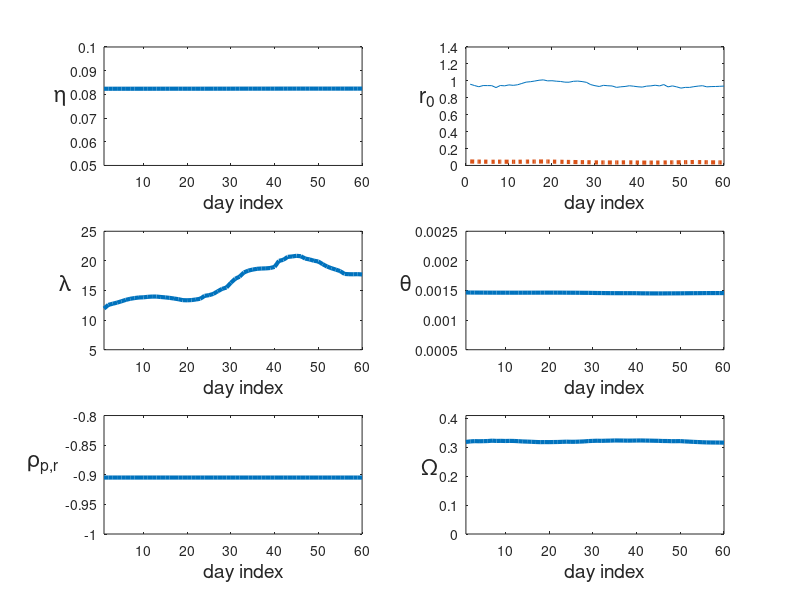
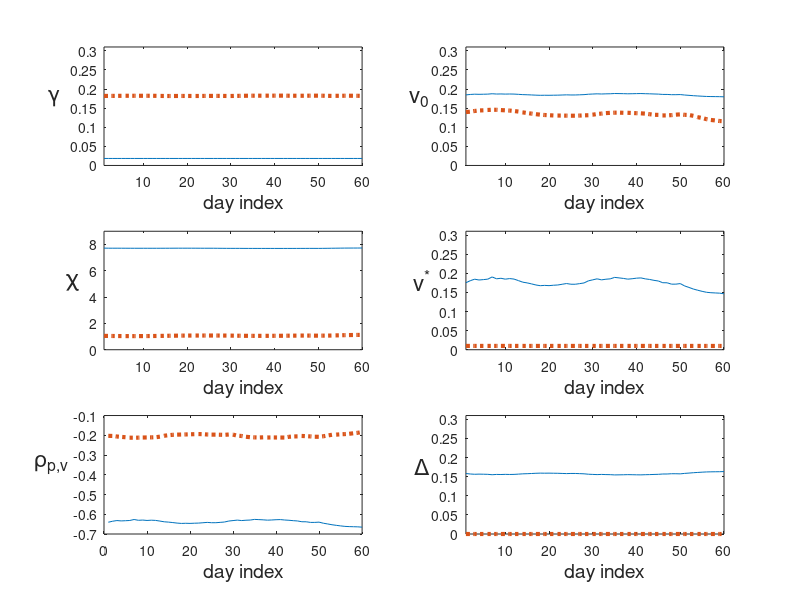
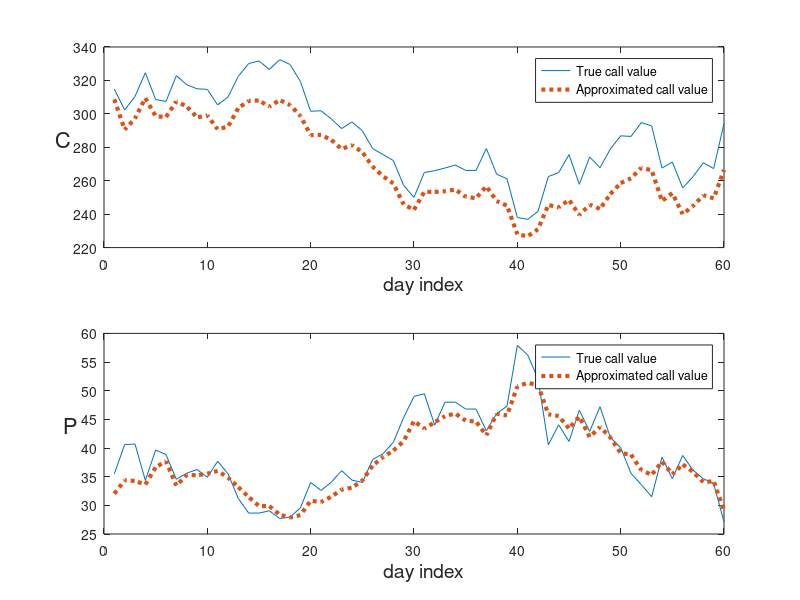

MATLAB code for these plots, in order:
clear all

%load smile_fft.txt
%par=smile_fft;

load param_rec_call_put_v1.txt
par=param_rec_call_put_v1;


load param_recH0_call_put.txt
parH=param_recH0_call_put;


load price_in_sample_call_put_v1.txt
pr=price_in_sample_call_put_v1;

%nsize=max(size(fcallL(:,2)));


%% numero di osservazioni
nobs=36;

%% caso sei giorni
nobs=60;
%% numero strike
 nstr=5;
nv=12;
   
         maxdist=264-22
      
%% riordino dati per  scadenza e tipo
icont=0;
for io=1:nobs
 
      timetomat(io)=(maxdist-io+1);
      timetomat(io)=io;
      %/252.0;
      %/263.d0;
    %  timetomat(io)=(maxdist-io+1)/252.d0;
      delta(io)=par(icont+1,2)
      epsv(io)=par(icont+2,2);
      v0(io)=par(icont+3,2);
      thetav(io)=par(icont+4,2);
      chiv(io)=par(icont+5,2);
      rhov(io)=par(icont+6,2);
      epsr(io)=par(icont+7,2);
      r0(io)=par(icont+8,2);
      thetar(io)=par(icont+9,2);
      chir(io)=par(icont+10,2);
      rhor(io)=par(icont+11,2);
     omega(io)=par(icont+12,2)
      
       deltaH(io)=parH(icont+1,2)
      epsvH(io)=parH(icont+2,2);
      v0H(io)=parH(icont+3,2);
      thetavH(io)=parH(icont+4,2);
      chivH(io)=parH(icont+5,2);
      rhovH(io)=parH(icont+6,2);
      epsrH(io)=parH(icont+7,2);
      r0H(io)=parH(icont+8,2);
      thetarH(io)=parH(icont+9,2);
      chirH(io)=parH(icont+10,2);
      rhorH(io)=parH(icont+11,2);
     omegaH(io)=parH(icont+12,2)
    
     
      icont=icont+nv;
end 

icont=0;
for io=1:nobs
    for j=1:6
        for i=1:5
        icont=icont+1
        prS0(i,io)=pr(icont,2);
        callT(i,io)=pr(icont,4);
         callA(i,io)=pr(icont,3);
          putT(i,io)=pr(icont,6);
         putA(i,io)=pr(icont,5);
     end
       %% nelle lettura resta memorizzato l'ultimo della finestra 
        
    end
end

figure(1)

h11=subplot(3,2,1)
plot(timetomat,epsr,'-','LineWidth',3)
ylabel('\eta ','Rotation',0,'FontSize',16)
%xlabel('    time to maturity (days)','FontSize',14)
xlabel('    day index','FontSize',14)
axis([min(min(timetomat)) max(max(timetomat)) 0.05 0.1]) 


h22=subplot(3,2,2)
plot(timetomat,r0,'-',timetomat,r0H,':','LineWidth',3)
ylabel('r_0  ','Rotation',0,'FontSize',16)
%xlabel('    time to maturity  (days)','FontSize',14)
xlabel('    day index','FontSize',14)
%axis([min(min(timetomat))  max(max(timetomat)) 0.8 1.21])


h33=subplot(3,2,3)
plot(timetomat,chir,'-','LineWidth',3)
ylabel('\lambda   ','Rotation',0,'FontSize',16)
%xlabel('    time to maturity  (days)','FontSize',14)
xlabel('    day index','FontSize',14)
axis([min(min(timetomat))  max(max(timetomat)) 5.0 25])

h44=subplot(3,2,4)
plot(timetomat,thetar,'-','LineWidth',3)
ylabel('\theta ','Rotation',0,'FontSize',16)
%xlabel('    time to maturity  (days)','FontSize',14)
xlabel('    day index','FontSize',14)
axis([min(min(timetomat))  max(max(timetomat)) 0.0005 0.0025])

h5=subplot(3,2,5)
plot(timetomat,rhor,'-','LineWidth',3)
ylabel('\rho_{p,r}     ','Rotation',0,'FontSize',16)
%xlabel('    time to maturity  (days)','FontSize',14)
xlabel('    day index','FontSize',14)

axis([min(min(timetomat))  max(max(timetomat)) -1.0 -0.8])

h6=subplot(3,2,6)
plot(timetomat,omega,'-','LineWidth',3)
ylabel('\Omega ','Rotation',0,'FontSize',16)
%xlabel('    time to maturity  (days)','FontSize',14)
xlabel('    day index','FontSize',14)
axis([min(min(timetomat))  max(max(timetomat)) 0.0 0.41])



figure(2)

h1H=subplot(3,2,1)
plot(timetomat,epsv,'-',timetomat,epsvH,':','LineWidth',3)
ylabel('\gamma   ','Rotation',0,'FontSize',16)
%xlabel('    time to maturity (days)','FontSize',14)
xlabel('    day index','FontSize',14)
axis([min(min(timetomat)) max(max(timetomat)) 0.0 0.31]) 
%pause(0.2)

h2H=subplot(3,2,2)
plot(timetomat,v0,'-',timetomat,v0H,':','LineWidth',3)
ylabel('v_0  ','Rotation',0,'FontSize',16)
%xlabel('    time to maturity  (days)','FontSize',14)
xlabel('    day index','FontSize',14)
axis([min(min(timetomat))  max(max(timetomat)) 0.0 0.31])

h3H=subplot(3,2,3)
plot(timetomat,chiv,'-',timetomat,chivH,':','LineWidth',3)
ylabel('\chi   ','Rotation',0,'FontSize',16)
%xlabel('    time to maturity  (days)','FontSize',14)
xlabel('    day index','FontSize',14)
axis([min(min(timetomat))  max(max(timetomat)) 0 9])

h4H=subplot(3,2,4)
plot(timetomat,thetav,'-',timetomat,thetavH,':','LineWidth',3)
ylabel('v^* ','Rotation',0,'FontSize',16)
%xlabel('    time to maturity  (days)','FontSize',14)
xlabel('    day index','FontSize',14)
axis([min(min(timetomat))  max(max(timetomat)) 0.00 0.31])

h5H=subplot(3,2,5)
plot(timetomat,rhov,'-',timetomat,rhovH,':','LineWidth',3)
ylabel('\rho_{p,v}     ','Rotation',0,'FontSize',16)
%xlabel('    time to maturity  (days)','FontSize',14)
xlabel('    day index','FontSize',14)
%axis([min(min(timetomat))  max(max(timetomat)) -0.151 0.051])


h6H=subplot(3,2,6)
plot(timetomat,delta,'-',timetomat,deltaH,':','LineWidth',3)
ylabel('\Delta ','Rotation',0,'FontSize',16)
xlabel('    day index','FontSize',14)
%
axis([min(min(timetomat))  max(max(timetomat)) 0. 0.31])



figure(3)
ik=1
h1call=subplot(2,1,1)
plot(timetomat,callT(ik,:),'-',timetomat,callA(ik,:),':','LineWidth',3)
ylabel('C ','Rotation',0,'FontSize',16)
xlabel('    day index','FontSize',14)
legend('True call value', 'Approximated call value')
%
%axis([min(min(timetomat))  max(max(timetomat)) 0. 0.05])
h1put=subplot(2,1,2)
plot(timetomat,putT(ik,:),'-',timetomat,putA(ik,:),':','LineWidth',3)
ylabel('P ','Rotation',0,'FontSize',16)
xlabel('    day index','FontSize',14)
legend('True call value', 'Approximated call value')
%
%axis([min(min(timetomat))  max(max(timetomat)) 0. 0.05])

